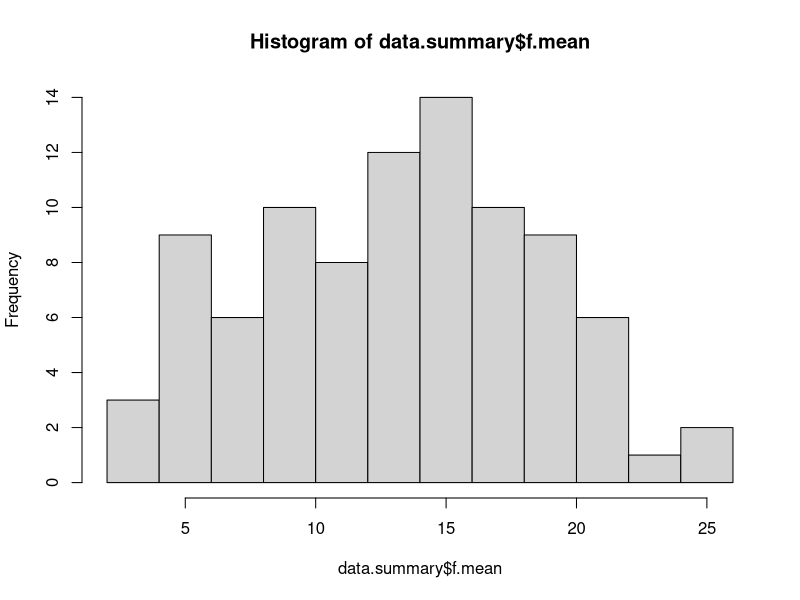
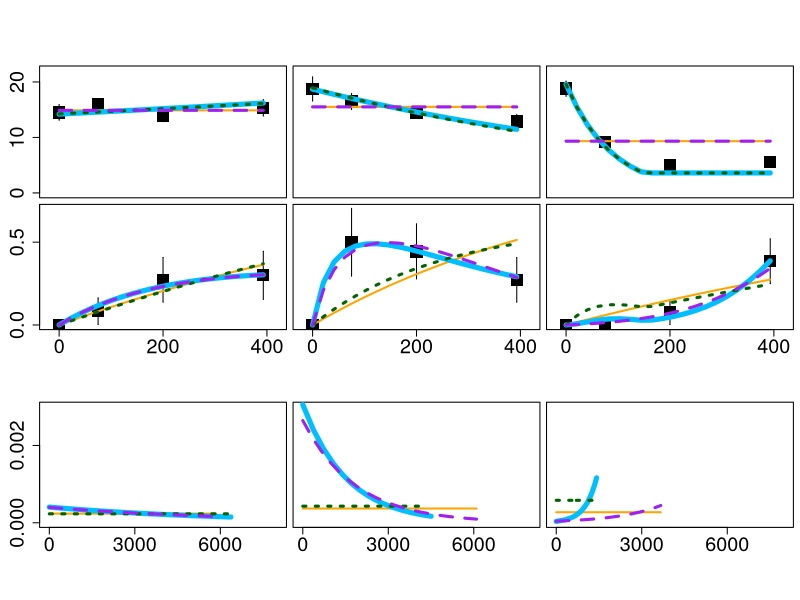
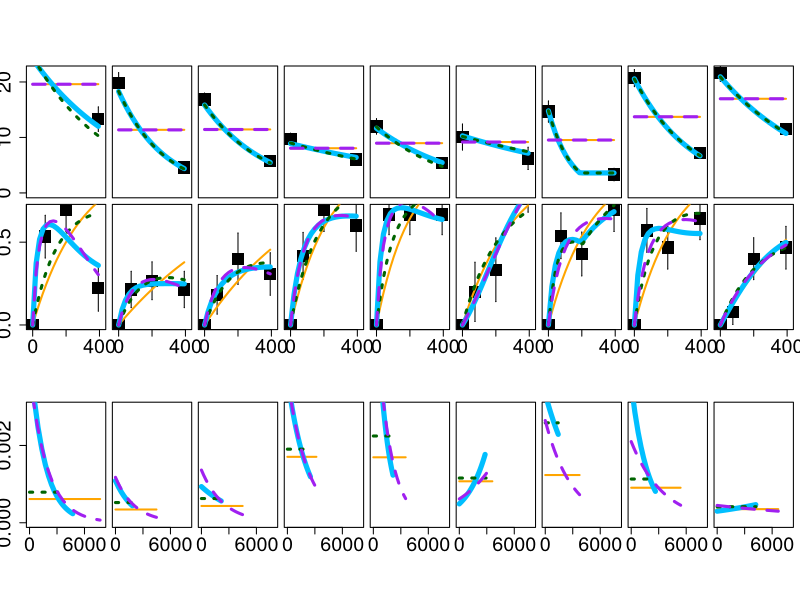
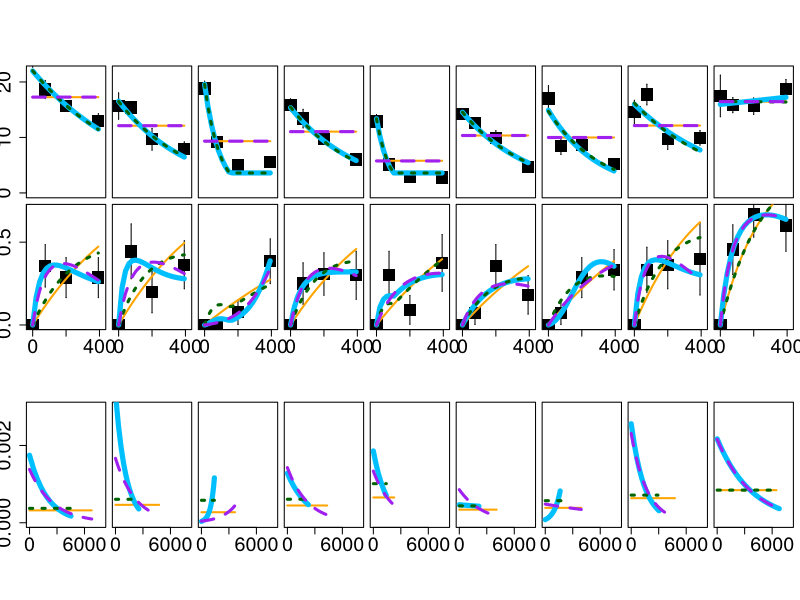
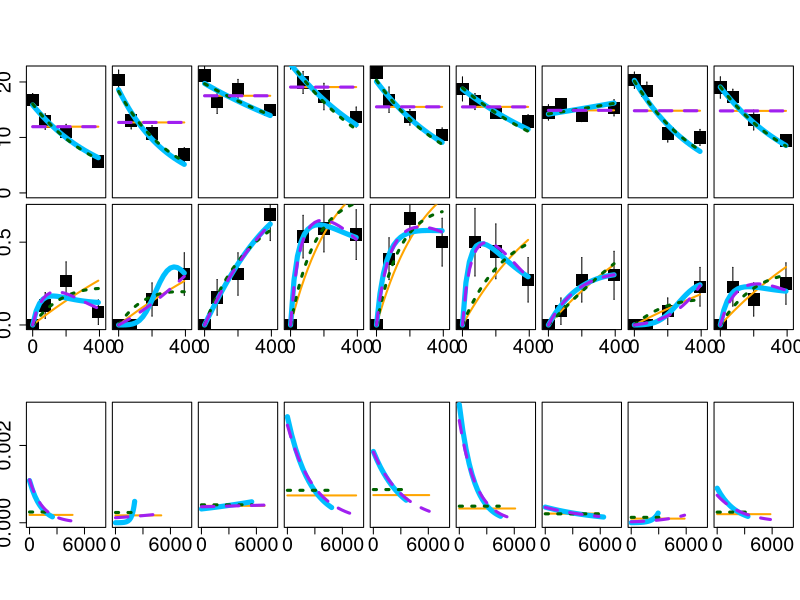

These charts were generated, in order, by the following R code:
setwd("C:/Users/straussa/Documents/Research/Hall Lab/f spores/data")
library(deSolve)
library(Hmisc)
dataset <- read.csv("Traits1-3.csv")
dataset <- dataset[dataset$clone != "Cerio" , ] # different species
dataset <- dataset[dataset$clone != "Down.282" , ] # really low sample size both times; don't trust
dataset$round <- as.factor(dataset$round)
dataset$clone <- as.factor(dataset$clone)
dataset$index <- paste(dataset$round,dataset$clone) # unique round-clone combo

dataset[dataset$death.age<11 & !is.na(dataset$death.age) , ]$infected <- NA # list the early deaths as NA
dataset[dataset$death.age<11 & !is.na(dataset$death.age) , ]$uninfected <- NA

clones <- unique(dataset$index)
zs <- unique(dataset$exposure)
inf.data <- dataset[!(is.na(dataset$infected)) , ]
f.data <- dataset[!(is.na(dataset$ss.f)) , ]
d.data <- dataset[dataset$infected==0 , ]
colnames(dataset)


################################################################################################


# this function saves prevalence and mean foraging data for each clone at each spore level
data.summary <- data.frame(round=numeric(length(clones)*length(zs)))
for(j in 1:length(clones)){
  f.clonedata <- f.data[f.data$index==clones[j] , ] # subset by spore level (because different foraging predictions)
  inf.clonedata <- inf.data[inf.data$index==clones[j] , ] # subset by spore level (because different foraging predictions)
  d.clonedata <- d.data[d.data$index==clones[j] , ] # including animals still alive
  for (i in 1:length(zs)){
    data.summary$round[i+((j-1)*4)] <- f.clonedata$round[1]
    data.summary$clone[i+((j-1)*4)] <- as.character(f.clonedata$clone[1])
    z.f.data <- f.clonedata[f.clonedata$exposure==zs[i] , ]
    z.inf.data <- inf.clonedata[inf.clonedata$exposure==zs[i] , ]
    z.d.data <- d.clonedata[d.clonedata$exposure==zs[i] , ]
    data.summary$exposure[i+((j-1)*4)] <- z.inf.data$exposure[1]
    prev <- sum(z.inf.data$infected)/length(z.inf.data$infected)
    data.summary$prev[i+((j-1)*4)] <- prev
    data.summary$prev.stderr[i+((j-1)*4)] <- sqrt(prev*(1-prev)/nrow(z.inf.data))
    data.summary$f.mean[i+((j-1)*4)] <- mean(z.f.data$f)
    data.summary$f.stderr[i+((j-1)*4)] <- sd(z.f.data$f)/sqrt(length(z.f.data$f))
    died.early <- z.d.data[z.d.data$death.age<11 , ]
    data.summary$prop.early.dead[i+((j-1)*4)] <- nrow(died.early)/nrow(z.d.data)
    data.summary$int[i+((j-1)*4)] <- coef(lm(mult.ed~exposure,data=d.clonedata))[1]
    data.summary$slope[i+((j-1)*4)] <- coef(lm(mult.ed~exposure,data=d.clonedata))[2]
    }}
data.summary$index <- paste(data.summary$round,data.summary$clone) # unique round-clone combo
data.summary$round <- as.factor(data.summary$round)


############################################################################################

# need to impose a minimum feeding rate:
# genotype averages:
hist(data.summary$f.mean)
min(data.summary$f.mean, na.rm=T) # so minimum is 2.8 ml/day, across all clones. 
quantile(data.summary$f.mean, na.rm=T, probs=seq(0, 0.1, 0.025))
f.min <- 3.6 # this is the bottom 2.5% 


############################################################################################

# what percent drop in feeding rate for each clone?

min(1-(data.summary[data.summary$exposure==393,]$f.mean / data.summary[data.summary$exposure==0,]$f.mean))
median(1-(data.summary[data.summary$exposure==393,]$f.mean / data.summary[data.summary$exposure==0,]$f.mean))
max(1-(data.summary[data.summary$exposure==393,]$f.mean / data.summary[data.summary$exposure==0,]$f.mean))

############################################################################################

library(car) # for type III sum squares aov
library(lme4)
library(lmerTest) # for p values in lme4 (but not perfect)

# analysis of deviance tables:
fmod <- glm(ss.f ~ clone * exposure + clone * round, data=f.data)
Anova(fmod, type="II")  
shapiro.test(resid(fmod))

imod <- glm(infected ~ clone * exposure + clone * round, data=inf.data, 
            family=binomial(link="logit"))
Anova(imod, type="II") 

################################################################################################

# now, need functions to plot PREDICTED foraging and infection prevalence

fits <- read.csv("fits.summary.csv")
fits <- cbind(fits, t(matrix(unlist(strsplit(as.character(fits$index), " ")), nrow=2)))
colnames(fits)[12] <- "round"
colnames(fits)[13] <- "clone"

vol <- 15
z.seq <- seq(from=0,to=393, length.out=20) # sequence to plot for x axis


###################
# CONSTANT F AND U
###################

cfcu <-fits[fits$func=="con.f.con.u" , ]
cfcu.f <- matrix(ncol=length(z.seq), nrow=length(cfcu$func))
rownames(cfcu.f) <- cfcu$index
cfcu.i <- cfcu.f; cfcu.u <- cfcu.f; cfcu.z <- cfcu.f
for (i in 1:length(cfcu$func)){cfcu.f[i,]=cfcu$f.0.hat[i]*(cfcu$length[i]^2)}
for (i in 1:length(cfcu$func)){cfcu.u[i,]=cfcu$u[i]}
for (i in 1:length(cfcu$func)){
  cfcu.i[i,]=1 - exp((cfcu$u[i])*z.seq*vol*(exp(-(cfcu$f.0.hat[i]/vol)*(cfcu$length[i]^2)*cfcu$time[i])-1))}
for (i in 1:length(cfcu$func)){cfcu.z[i,]=cfcu$f.0.hat[i]*(cfcu$length[i]^2)*z.seq}

##############
# EXP F CON U:
##############

efcu <- fits[fits$func=="exp.f.con.u" , ]
efcu.sim <- function(times,y,params){
  Z = y[1]; A = y[2]; S = y[3]; I = y[4]
  with(as.list(params),{
    dZ = -(S+I)*Z*max(f.0.hat*(length^2)*exp(alpha*Z*(length^2)), f.min/vol) # exponential f; con u
    dA = -(S+I)*A*max(f.0.hat*(length^2)*exp(alpha*Z*(length^2)), f.min/vol) # exponential f; con u
    dS = -u*S*Z*max(f.0.hat*(length^2)*exp(alpha*Z*(length^2)), f.min/vol) # exponential f; con u
    dI = u*S*Z*max(f.0.hat*(length^2)*exp(alpha*Z*(length^2)), f.min/vol) # exponential f; con u
    res = c(dZ, dA, dS, dI)
    list(res)})}
efcu.f=matrix(ncol=length(z.seq), nrow=length(efcu$func))
rownames(efcu.f) <- efcu$index
efcu.i <- efcu.f; efcu.u <- efcu.f; efcu.z <- efcu.f
transm <- function(Z, length, time, f.0.hat, alpha, u){ # function to vectorize the simulation
  sim <- rk(y=c(Z=Z, A=200, S=1, I=0), func=efcu.sim, method="ode45", rtol=1e-4, atol=1e-4,
            parms=c(f.0.hat=f.0.hat/vol, alpha=alpha/vol, u=u, length=length),
            times=seq(from=0, to=time, by=time))}
for(i in 1:nrow(efcu)){
  out <- mapply(transm, Z=z.seq*vol, length=efcu$length[i], time=efcu$time[i],
                f.0.hat=efcu$f.0.hat[i], alpha=efcu$alpha[i], u=efcu$u[i])
  efcu.f[i, ] <- pmax(efcu$f.0.hat[i]*(efcu$length[i]^2)*exp(efcu$alpha[i]*z.seq*(efcu$length[i]^2)), f.min)
  efcu.i[i, ] <- out[10, ] # final infection prevalence
  efcu.u[i, ] <- efcu$u[i]
  efcu.z[i, ] <- pmax(efcu$f.0.hat[i]*(efcu$length[i]^2)*exp(efcu$alpha[i]*z.seq*(efcu$length[i]^2)), f.min)*z.seq
  }


##############
# CON F EXP U:
##############

cfeu <- fits[fits$func=="con.f.exp.u" , ]
cfeu.sim <- function(times,y,params){
  Z = y[1]; A = y[2]; S = y[3]; I = y[4]
  with(as.list(params),{
    dZ = -(S+I)*Z*f.0.hat*(length^2) # specify form: con f; exp u
    dA = -(S+I)*A*f.0.hat*(length^2) # specify form: con f; exp u
    dS = -u*exp(w*Z*f.0.hat*(length^2))*S*Z*f.0.hat*(length^2) # specify form: con f; exp u
    dI = u*exp(w*Z*f.0.hat*(length^2))*S*Z*f.0.hat*(length^2) # specify form: con f; exp u
    res = c(dZ, dA, dS, dI)
    list(res)})}
cfeu.f=matrix(ncol=length(z.seq), nrow=length(cfeu$func))
rownames(cfeu.f) <- cfeu$index
cfeu.i <- cfeu.f; cfeu.u <- cfeu.f; cfeu.z <- cfeu.f
transm <- function(Z, length, time, f.0.hat, u, w){ # function to vectorize the simulation
  sim <- rk(y=c(Z=Z, A=200, S=1, I=0), func=cfeu.sim, method="ode45", rtol=1e-4, atol=1e-4,
            parms=c(f.0.hat=f.0.hat/vol, u=u, w=w, length=length),
            times=seq(from=0, to=time, by=time))}
for(i in 1:nrow(cfeu)){
  out <- mapply(transm, Z=z.seq*vol, length=cfeu$length[i], time=cfeu$time[i],
                f.0.hat=cfeu$f.0.hat[i], u=cfeu$u[i], w=cfeu$w[i])
  cfeu.f[i, ] <- cfeu$f.0.hat[i]*(cfeu$length[i]^2)
  cfeu.i[i, ] <- out[10, ] # final infection prevalence
  cfeu.u[i, ] <- cfeu$u[i]*exp(cfeu$w[i]*z.seq*cfeu$f.0.hat[i]*(cfeu$length[i]^2))
  cfeu.z[i, ] <- cfeu$f.0.hat[i]*(cfeu$length[i]^2)*z.seq
  }


#########################
# EXPONENTIAL ALPHA AND U:
#########################

efeu <- fits[fits$func=="exp.f.exp.u" , ]
efeu.sim <- function(times,y,params){  
  Z = y[1]; A = y[2]; S = y[3]; I = y[4]
  with(as.list(params),{
    dZ = -(S+I)*Z*max(f.0.hat*(length^2)*exp(alpha*Z*(length^2)), f.min/vol) 
    dA = -(S+I)*A*max(f.0.hat*(length^2)*exp(alpha*Z*(length^2)), f.min/vol) 
    dS = -u*exp(w*Z*max(f.0.hat*(length^2)*exp(alpha*Z*(length^2)), f.min/vol))*
      S*Z*max(f.0.hat*(length^2)*exp(alpha*Z*(length^2)), f.min/vol) 
    dI = u*exp(w*Z*max(f.0.hat*(length^2)*exp(alpha*Z*(length^2)), f.min/vol))*
      S*Z*max(f.0.hat*(length^2)*exp(alpha*Z*(length^2)), f.min/vol) 
    res = c(dZ, dA, dS, dI)
    list(res)})}
efeu.f=matrix(ncol=length(z.seq), nrow=length(efeu$func))
rownames(efeu.f) <- efeu$index
efeu.i <- efeu.f; efeu.u <- efeu.f; efeu.z <- efeu.f
transm <- function(Z, length, time, f.0.hat, alpha, u, w){ # function to vectorize the simulation
  sim <- rk(y=c(Z=Z, A=200, S=1, I=0), func=efeu.sim, method="ode45", rtol=1e-4, atol=1e-4, 
            parms=c(f.0.hat=f.0.hat/vol, alpha=alpha/vol, u=u, w=w, length=length), 
            times=seq(from=0, to=time, by=time))} 
for(i in 1:nrow(efeu)){
  out <- mapply(transm, Z=z.seq*vol, length=efeu$length[i], time=efeu$time[i], 
                f.0.hat=efeu$f.0.hat[i], alpha=efeu$alpha[i], u=efeu$u[i], w=efeu$w[i])
  efeu.f[i, ] <- pmax(efeu$f.0.hat[i]*(efeu$length[i]^2)*
                       exp(efeu$alpha[i]*(efeu$length[i]^2)*z.seq), f.min)
  efeu.i[i, ] <- out[10, ] # final infection prevalence
  efeu.u[i, ] <- efeu$u[i]*exp(efeu$w[i]*z.seq*pmax(efeu$f.0.hat[i]*(efeu$length[i]^2)*
                                 exp(efeu$alpha[i]*(efeu$length[i]^2)*z.seq), f.min))
  efeu.z[i, ] <- pmax(efeu$f.0.hat[i]*(efeu$length[i]^2)*
                       exp(efeu$alpha[i]*(efeu$length[i]^2)*z.seq), f.min)*z.seq
}


#########################
# EXPONENTIAL F; LINEAR U:
#########################

eflu <- fits[fits$func=="exp.f.lin.u" , ]
eflu.sim <- function(times,y,params){  
  Z = y[1]; A = y[2]; S = y[3]; I = y[4]
  with(as.list(params),{
    dZ = -(S+I)*Z*max(f.0.hat*(length^2)*exp(alpha*Z*(length^2)), f.min/vol) # specify form: exponential alpha
    dA = -(S+I)*A*max(f.0.hat*(length^2)*exp(alpha*Z*(length^2)), f.min/vol)
    dS = -u*(1+(w*Z*max(f.0.hat*(length^2)*exp(alpha*Z*(length^2)), f.min/vol)))*
      S*Z*max(f.0.hat*(length^2)*exp(alpha*Z*(length^2)), f.min/vol) # form: linear u
    dI = u*(1+(w*Z*max(f.0.hat*(length^2)*exp(alpha*Z*(length^2)), f.min/vol)))*
      S*Z*max(f.0.hat*(length^2)*exp(alpha*Z*(length^2)), f.min/vol) 
    res = c(dZ, dA, dS, dI)
    list(res)})}
eflu.f=matrix(ncol=length(z.seq), nrow=length(eflu$func))
rownames(eflu.f) <- eflu$index
eflu.i <- eflu.f; eflu.u <- eflu.f; eflu.z <- eflu.f
transm <- function(Z, length, time, f.0.hat, alpha, u, w){ # function to vectorize the simulation
  sim <- rk(y=c(Z=Z, A=200, S=1, I=0), func=eflu.sim, method="ode45", rtol=1e-4, atol=1e-4, 
            parms=c(f.0.hat=f.0.hat/vol, alpha=alpha/vol, u=u, w=w, length=length), 
            times=seq(from=0, to=time, by=time))} 
for(i in 1:nrow(eflu)){
  out <- mapply(transm, Z=z.seq*vol, length=eflu$length[i], time=eflu$time[i], 
                f.0.hat=eflu$f.0.hat[i], alpha=eflu$alpha[i], u=eflu$u[i], w=eflu$w[i])
  eflu.f[i, ] <- pmax(eflu$f.0.hat[i]*(eflu$length[i]^2)*exp(eflu$alpha[i]*(eflu$length[i]^2)*z.seq), f.min)
  eflu.i[i, ] <- out[10, ] # final infection prevalence
  eflu.u[i, ] <- eflu$u[i]*(1+(eflu$w[i]*z.seq*pmax(eflu$f.0.hat[i]*(eflu$length[i]^2)*exp(eflu$alpha[i]*(eflu$length[i]^2)*z.seq), f.min)))
  eflu.z[i, ] <- pmax(eflu$f.0.hat[i]*(eflu$length[i]^2)*exp(eflu$alpha[i]*(eflu$length[i]^2)*z.seq), f.min)*z.seq
}


##############
# LIN F CON U: 
##############

lfcu <- fits[fits$func=="lin.f.con.u" , ]
lfcu.sim <- function(times,y,params){  
  Z = y[1]; A = y[2]; S = y[3]; I = y[4]
  with(as.list(params),{
    dZ = -(S+I)*Z*max(f.0.hat*(length^2)*(1+(alpha*Z*(length^2))), f.min/vol) # specify form: linear alpha 
    dA = -(S+I)*A*max(f.0.hat*(length^2)*(1+(alpha*Z*(length^2))), f.min/vol) 
    dS = -u*S*Z*max(f.0.hat*(length^2)*(1+(alpha*Z*(length^2))), f.min/vol) 
    dI = u*S*Z*max(f.0.hat*(length^2)*(1+(alpha*Z*(length^2))), f.min/vol)
    res = c(dZ, dA, dS, dI)
    list(res)})}
lfcu.f=matrix(ncol=length(z.seq), nrow=length(lfcu$func)); rownames(lfcu.f) <- lfcu$index
lfcu.i <- lfcu.f; lfcu.u <- lfcu.f; lfcu.z <- lfcu.f
transm <- function(Z, length, time, f.0.hat, alpha, u){ # function to vectorize the simulation
  sim <- rk(y=c(Z=Z, A=200, S=1, I=0), func=lfcu.sim, method="ode45", rtol=1e-4, atol=1e-4, 
            parms=c(f.0.hat=f.0.hat/vol, alpha=alpha/vol, u=u, length=length), 
            times=seq(from=0, to=time, by=time))} 
# 200 is arbitrary fluoresence. just need some positive number for foraging to deplete.
for(i in 1:nrow(lfcu)){
  out <- mapply(transm, Z=z.seq*vol, length=lfcu$length[i], time=lfcu$time[i], 
                f.0.hat=lfcu$f.0.hat[i], alpha=lfcu$alpha[i], u=lfcu$u[i])
  lfcu.f[i, ] <- pmax(lfcu$f.0.hat[i]*(lfcu$length[i]^2)*(1+(lfcu$alpha[i]*z.seq*lfcu$length[i]^2)), f.min)
  lfcu.i[i, ] <- out[10, ] # final infection prevalence
  lfcu.u[i, ] <- lfcu$u[i]
  lfcu.z[i, ] <- pmax(lfcu$f.0.hat[i]*(lfcu$length[i]^2)*(1+(lfcu$alpha[i]*z.seq*lfcu$length[i]^2)), f.min)*z.seq
}


##############
# CON F LIN U: 
##############

cflu <- fits[fits$func=="con.f.lin.u" , ]
cflu.sim <- function(times,y,params){  
  Z = y[1]; A = y[2]; S = y[3]; I = y[4]
  with(as.list(params),{
    dZ = -(S+I)*Z*f.0.hat*(length^2) # specify form: con f
    dA = -(S+I)*A*f.0.hat*(length^2)
    dS = -u*S*Z*f.0.hat*(length^2)*(1+(w*Z*f.0.hat*(length^2))) 
    dI = u*S*Z*f.0.hat*(length^2)*(1+(w*Z*f.0.hat*(length^2)))   
    res = c(dZ, dA, dS, dI)
    list(res)})}
cflu.f=matrix(ncol=length(z.seq), nrow=length(cflu$func))
rownames(cflu.f) <- cflu$index
cflu.i <- cflu.f; cflu.u <- cflu.f; cflu.z <- cflu.f
transm <- function(Z, length, time, f.0.hat, u, w){ # function to vectorize the simulation
  sim <- rk(y=c(Z=Z, A=200, S=1, I=0), func=cflu.sim, method="ode45", rtol=1e-4, atol=1e-4, 
            parms=c(f.0.hat=f.0.hat/vol, u=u, w=w, length=length), 
            times=seq(from=0, to=time, by=time))} 
for(i in 1:nrow(cflu)){
  out <- mapply(transm, Z=z.seq*vol, length=cflu$length[i], time=cflu$time[i], 
                f.0.hat=cflu$f.0.hat[i], u=cflu$u[i], w=cflu$w[i])
  cflu.f[i, ] <- cflu$f.0.hat[i]*(cflu$length[i]^2)
  cflu.i[i, ] <- out[10, ] # final infection prevalence
  cflu.u[i, ] <- cflu$u[i]*(1+(cflu$w[i]*z.seq*cflu$f.0.hat[i]*(cflu$length[i]^2)))
  cflu.z[i, ] <- cflu$f.0.hat[i]*(cflu$length[i]^2)*z.seq
}


#########################
# LINEAR F; EXPONENTIAL U:
#########################

lfeu <- fits[fits$func=="lin.f.exp.u" , ]
lfeu.sim <- function(times,y,params){  
  Z = y[1]; A = y[2]; S = y[3]; I = y[4]
  with(as.list(params),{
    dZ = -(S+I)*Z*max(f.0.hat*(length^2)*(1+(alpha*Z*(length^2))), f.min/vol) # specify form: linear foraging
    dA = -(S+I)*A*max(f.0.hat*(length^2)*(1+(alpha*Z*(length^2))), f.min/vol)
    dS = -u*exp(w*Z*max(f.0.hat*(length^2)*(1+(alpha*Z*(length^2))), f.min/vol))*
      S*Z*max(f.0.hat*(length^2)*(1+(alpha*Z*(length^2))), f.min/vol)
    dI = u*exp(w*Z*max(f.0.hat*(length^2)*(1+(alpha*Z*(length^2))), f.min/vol))*
      S*Z*max(f.0.hat*(length^2)*(1+(alpha*Z*(length^2))), f.min/vol) 
    res = c(dZ, dA, dS, dI)
    list(res)})}
lfeu.f=matrix(ncol=length(z.seq), nrow=length(lfeu$func))
rownames(lfeu.f) <- lfeu$index
lfeu.i <- lfeu.f; lfeu.u <- lfeu.f; lfeu.z <- lfeu.f
transm <- function(Z, length, time, f.0.hat, alpha, u, w){ # function to vectorize the simulation
  sim <- rk(y=c(Z=Z, A=200, S=1, I=0), func=lfeu.sim, method="ode45", rtol=1e-4, atol=1e-4, 
            parms=c(f.0.hat=f.0.hat/vol, alpha=alpha/vol, u=u, w=w, length=length), 
            times=seq(from=0, to=time, by=time))} 
for(i in 1:nrow(lfeu)){
  out <- mapply(transm, Z=z.seq*vol, length=lfeu$length[i], time=lfeu$time[i], 
                f.0.hat=lfeu$f.0.hat[i], alpha=lfeu$alpha[i], u=lfeu$u[i], w=lfeu$w[i])
  lfeu.f[i, ] <- pmax(lfeu$f.0.hat[i]*(lfeu$length[i]^2)*(1+(lfeu$alpha[i]*(lfeu$length[i]^2)*z.seq)), f.min)
  lfeu.i[i, ] <- out[10, ] # final infection prevalence
  lfeu.u[i, ] <- lfeu$u[i]*exp(lfeu$w[i]*z.seq*pmax(lfeu$f.0.hat[i]*(lfeu$length[i]^2)*(1+(lfeu$alpha[i]*(lfeu$length[i]^2)*z.seq)), f.min))
  lfeu.z[i, ] <- pmax(lfeu$f.0.hat[i]*(lfeu$length[i]^2)*(1+(lfeu$alpha[i]*(lfeu$length[i]^2)*z.seq)), f.min)*z.seq
}


#########################
# LINEAR F; LINEAR U:
#########################

lflu <- fits[fits$func=="lin.f.lin.u" , ]
lflu.sim <- function(times,y,params){  
  Z = y[1]; A = y[2]; S = y[3]; I = y[4]
  with(as.list(params),{
    dZ = -(S+I)*Z*max(f.0.hat*(length^2)*(1+(alpha*Z*(length^2))), f.min/vol) # specify form: linear foraging
    dA = -(S+I)*A*max(f.0.hat*(length^2)*(1+(alpha*Z*(length^2))), f.min/vol)
    dS = -u*(1+(w*Z*max(f.0.hat*(length^2)*(1+(alpha*Z*(length^2))), f.min/vol)))*
      S*Z*max(f.0.hat*(length^2)*(1+(alpha*Z*(length^2))), f.min/vol)
    dI = u*(1+(w*Z*max(f.0.hat*(length^2)*(1+(alpha*Z*(length^2))), f.min/vol)))*
      S*Z*max(f.0.hat*(length^2)*(1+(alpha*Z*(length^2))), f.min/vol)
    res = c(dZ, dA, dS, dI)
    list(res)})}
lflu.f=matrix(ncol=length(z.seq), nrow=length(lflu$func))
rownames(lflu.f) <- lflu$index
lflu.i <- lflu.f; lflu.u <- lflu.f; lflu.z <- lflu.f
transm <- function(Z, length, time, f.0.hat, alpha, u, w){ # function to vectorize the simulation
  sim <- rk(y=c(Z=Z, A=200, S=1, I=0), func=lflu.sim, method="ode45", rtol=1e-4, atol=1e-4, 
            parms=c(f.0.hat=f.0.hat/vol, alpha=alpha/vol, u=u, w=w, length=length), 
            times=seq(from=0, to=time, by=time))} 
for(i in 1:nrow(lflu)){
  out <- mapply(transm, Z=z.seq*vol, length=lflu$length[i], time=lflu$time[i], 
                f.0.hat=lflu$f.0.hat[i], alpha=lflu$alpha[i], u=lflu$u[i], w=lflu$w[i])
  lflu.f[i, ] <- pmax(lflu$f.0.hat[i]*(lflu$length[i]^2)*(1+(lflu$alpha[i]*(lflu$length[i]^2)*z.seq)), f.min)
  lflu.i[i, ] <- out[10, ] # final infection prevalence
  lflu.u[i, ] <- lflu$u[i]*(1+(lflu$w[i]*z.seq*pmax(lflu$f.0.hat[i]*(lflu$length[i]^2)*(1+(lflu$alpha[i]*(lflu$length[i]^2)*z.seq)), f.min)))
  lflu.z[i, ] <- pmax(lflu$f.0.hat[i]*(lflu$length[i]^2)*(1+(lflu$alpha[i]*(lflu$length[i]^2)*z.seq)), f.min)*z.seq
}


######################################################################
# plot:

plot.fit = function(g.index, yax){

 par(mar=c(0,0,5,0.5))
 data <- data.summary[data.summary$index==g.index , ]
 plot(data$exposure,data$f.mean, pch=20, cex=4, xlim=c(-20,420), ylim=c(0,22), # ymax=28 for all; 22 for fig 1
      xlab="", ylab="", xaxt="n", yaxt="n", col="white")
 points(data$exposure,data$f.mean,pch=15,cex=2.5) 
 with(data=data,expr=errbar(data$exposure,data$f.mean, data$f.mean+data$f.stderr, 
                            data$f.mean-data$f.stderr, add=T,pch=1,cap=0))
 if(yax=="yes"){axis(side=2, at=c(0,10,20), cex.axis=1.8)} # cex 1.8 for fig 1; 1.2 for r1-r3
 lines(z.seq, cfcu.f[which(rownames(cfcu.f)==g.index) , ], col="orange", lwd=2, lty=1)  
 lines(z.seq, efeu.f[which(rownames(efeu.f)==g.index) , ], col="deepskyblue", lwd=5, lty=1)  
 lines(z.seq, efcu.f[which(rownames(efcu.f)==g.index) , ], col="dark green", lwd=3, lty=3)  
 lines(z.seq, cfeu.f[which(rownames(cfeu.f)==g.index) , ], col="purple", lwd=3, lty=2)
 #lines(z.seq, eflu.f[which(rownames(eflu.f)==g.index) , ], col="blue", lwd=5, lty=1)  
 #lines(z.seq, cflu.f[which(rownames(cflu.f)==g.index) , ], col="purple", lwd=3, lty=2)  
 #lines(z.seq, lflu.f[which(rownames(lflu.f)==g.index) , ], col="black", lwd=3, lty=2)  
 #lines(z.seq, lfcu.f[which(rownames(lfcu.f)==g.index) , ], col="pink", lwd=3, lty=1)  
 #lines(z.seq, lfeu.f[which(rownames(lfeu.f)==g.index) , ], col="red", lwd=3, lty=1)  
 
 # SHOW SPORES CONSUMPTION RATE?
 # plot(z.seq, z.seq, xlim=c(-20,420), ylim=c(0,5000), xlab="", ylab="", # ymax=0.0015 for fig2; ymax=0.003 for all
 #      xaxt="n", yaxt="n", col="white")
 # #axis(side=2, at=c(0,1000,2000,3000), cex.axis=1.6)
 # #axis(side=1, at=c(0,200,400), cex.axis=1.6)
 # lines(z.seq, efeu.z[which(rownames(efeu.z)==g.index) , ], col="deepskyblue", lwd=5, lty=1)  
 
 par(mar=c(5,0,0.5,0.5))
 plot(data$exposure,data$prev, pch=20, cex=4, xlim=c(-20,420), ylim=c(0,0.7), # ymax=1 for all; 0.7 for fig 1
      xlab="", ylab="", xaxt="n", yaxt="n", col="white")
 points(data$exposure,data$prev,pch=15,cex=2.5) 
 with(data=data,expr=errbar(data$exposure,data$prev, data$prev+data$prev.stderr, 
                            data$prev-data$prev.stderr, add=T,pch=1,cap=0))
 if(yax=="yes"){axis(side=2, at=c(0,0.5,1), cex.axis=1.8)} # cex 1.8 for fig 1; 1.2 for r1-r3
 axis(side=1, at=c(0,200,400), cex.axis=1.8) # cex 1.8 for fig 1; 1.2 for r1-r3
 lines(z.seq, cfcu.i[which(rownames(cfcu.i)==g.index) , ], col="orange", lwd=2, lty=1)  
 lines(z.seq, efeu.i[which(rownames(efeu.i)==g.index) , ], col="deepskyblue", lwd=5, lty=1)  
 lines(z.seq, efcu.i[which(rownames(efcu.i)==g.index) , ], col="dark green", lwd=3, lty=3)
 lines(z.seq, cfeu.i[which(rownames(cfeu.i)==g.index) , ], col="purple", lwd=3, lty=2)  
 #lines(z.seq, eflu.i[which(rownames(eflu.i)==g.index) , ], col="blue", lwd=5, lty=1)  
 #lines(z.seq, cflu.i[which(rownames(cflu.i)==g.index) , ], col="purple", lwd=3, lty=2)  
 #lines(z.seq, lflu.i[which(rownames(lflu.i)==g.index) , ], col="black", lwd=3, lty=2)  
 #lines(z.seq, lfcu.i[which(rownames(lfcu.i)==g.index) , ], col="pink", lwd=3, lty=1)  
 #lines(z.seq, lfeu.i[which(rownames(lfeu.i)==g.index) , ], col="red", lwd=3, lty=1)  
 
 plot(z.seq, z.seq, xlim=c(-20,8000), ylim=c(0,0.003), xlab="", ylab="", 
      xaxt="n", yaxt="n", col="white")
 #abline(h=0)
 axis(side=1, at=c(0,3000,6000), cex.axis=1.8) # cex 1.8 for fig 1; 1.2 for r1-r3
 if(yax=="yes"){axis(side=2, at=c(0,0.002), cex.axis=1.8)} # cex 1.8 for fig 1; 1.2 for r1-r3
 lines(cfcu.z[which(rownames(cfcu.z)==g.index) , ], cfcu.u[which(rownames(cfcu.u)==g.index) , ], col="orange", lwd=2, lty=1)
 lines(efeu.z[which(rownames(efeu.z)==g.index) , ], efeu.u[which(rownames(efeu.u)==g.index) , ], col="deepskyblue", lwd=5, lty=1)
 lines(efcu.z[which(rownames(efcu.z)==g.index) , ], efcu.u[which(rownames(efcu.u)==g.index) , ], col="dark green", lwd=3, lty=3)
 lines(cfeu.z[which(rownames(cfeu.z)==g.index) , ], cfeu.u[which(rownames(cfeu.u)==g.index) , ], col="purple", lwd=3, lty=2)
 #lines(eflu.z[which(rownames(eflu.z)==g.index) , ], eflu.u[which(rownames(eflu.u)==g.index) , ], col="blue", lwd=5, lty=1)
 #lines(cflu.z[which(rownames(cflu.z)==g.index) , ], cflu.u[which(rownames(cflu.u)==g.index) , ], col="purple", lwd=3, lty=2)
 #lines(lflu.z[which(rownames(lflu.z)==g.index) , ], lflu.u[which(rownames(lflu.u)==g.index) , ], col="black", lwd=3, lty=2)
 #lines(lfcu.z[which(rownames(lfcu.z)==g.index) , ], lfcu.u[which(rownames(lfcu.u)==g.index) , ], col="pink", lwd=3, lty=1)
 #lines(lfeu.z[which(rownames(lfeu.z)==g.index) , ], lfeu.u[which(rownames(lfeu.u)==g.index) , ], col="red", lwd=3, lty=1)
 } 

# 3 example genotypes: 

layout(matrix(c(1:9), 3, 3, byrow = FALSE))
par(mar=c(0,0,0.5,0.5),oma=c(0.5,3,0,0)) 
plot.fit("3 Mid.252", yax="yes") # good example of flat foraging and u
plot.fit("3 Mid.244", yax="no") # good example of curvy u
plot.fit("2 Bris.10", yax="no") # good example of exponential depression

# genotypes by round: 

layout(matrix(c(1:27), 3, 9, byrow = FALSE))
par(mar=c(0,0,0.5,0.5),oma=c(0.5,2,0,0)) 
plot.fit("1 A45", yax="yes")
plot.fit("1 Bris.10", yax="no")
plot.fit("1 Bris.112", yax="no")
plot.fit("1 Bris.6", yax="no")
plot.fit("1 Cback.256", yax="no")
plot.fit("1 Dog.4", yax="no") 
plot.fit("1 Mid.276", yax="no")
plot.fit("1 Mid.277", yax="no")
plot.fit("1 War.5", yax="no") 

layout(matrix(c(1:27), 3, 9, byrow = FALSE))
par(mar=c(0,0,0.5,0.5),oma=c(0.5,2,0,0)) 
plot.fit("2 A45", yax="yes")
plot.fit("2 A48", yax="no")
plot.fit("2 Bris.10", yax="no")
plot.fit("2 Dog.4", yax="no")
plot.fit("2 Is.278", yax="no") 
plot.fit("2 Mid.263", yax="no")
plot.fit("2 Mid.273", yax="no") 
plot.fit("3 A43", yax="no")
plot.fit("3 A45", yax="no")

layout(matrix(c(1:27), 3, 9, byrow = FALSE))
par(mar=c(0,0,0.5,0.5),oma=c(0.5,2,0,0)) 
plot.fit("3 Bris.10", yax="yes")
plot.fit("3 Bris.111", yax="no")
plot.fit("3 Bris.112", yax="no")
plot.fit("3 Bris.6", yax="no")
plot.fit("3 Cback.276", yax="no")
plot.fit("3 Mid.244", yax="no") 
plot.fit("3 Mid.252", yax="no") 
plot.fit("3 Mid.281", yax="no")
plot.fit("3 War.5", yax="no")
